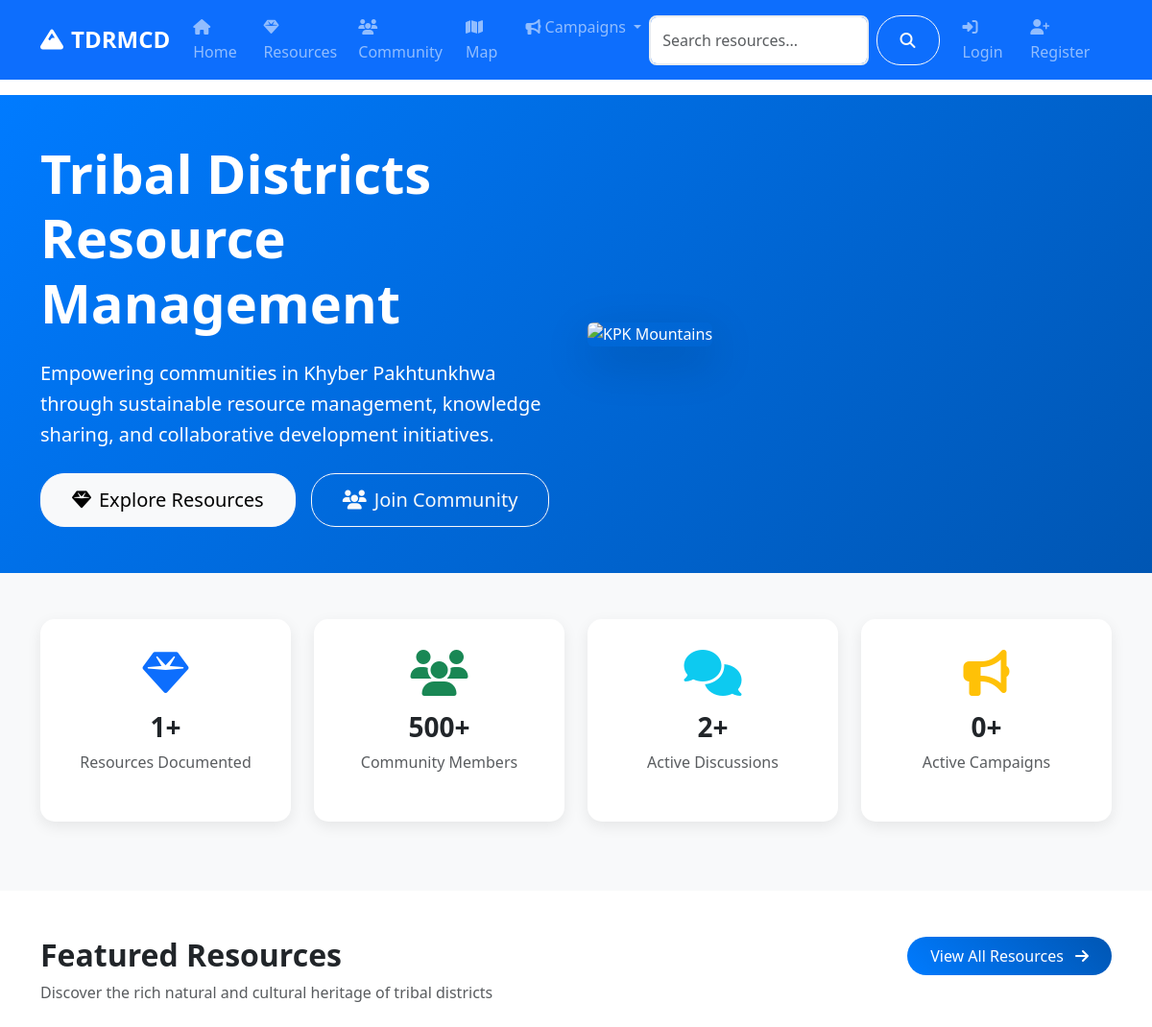
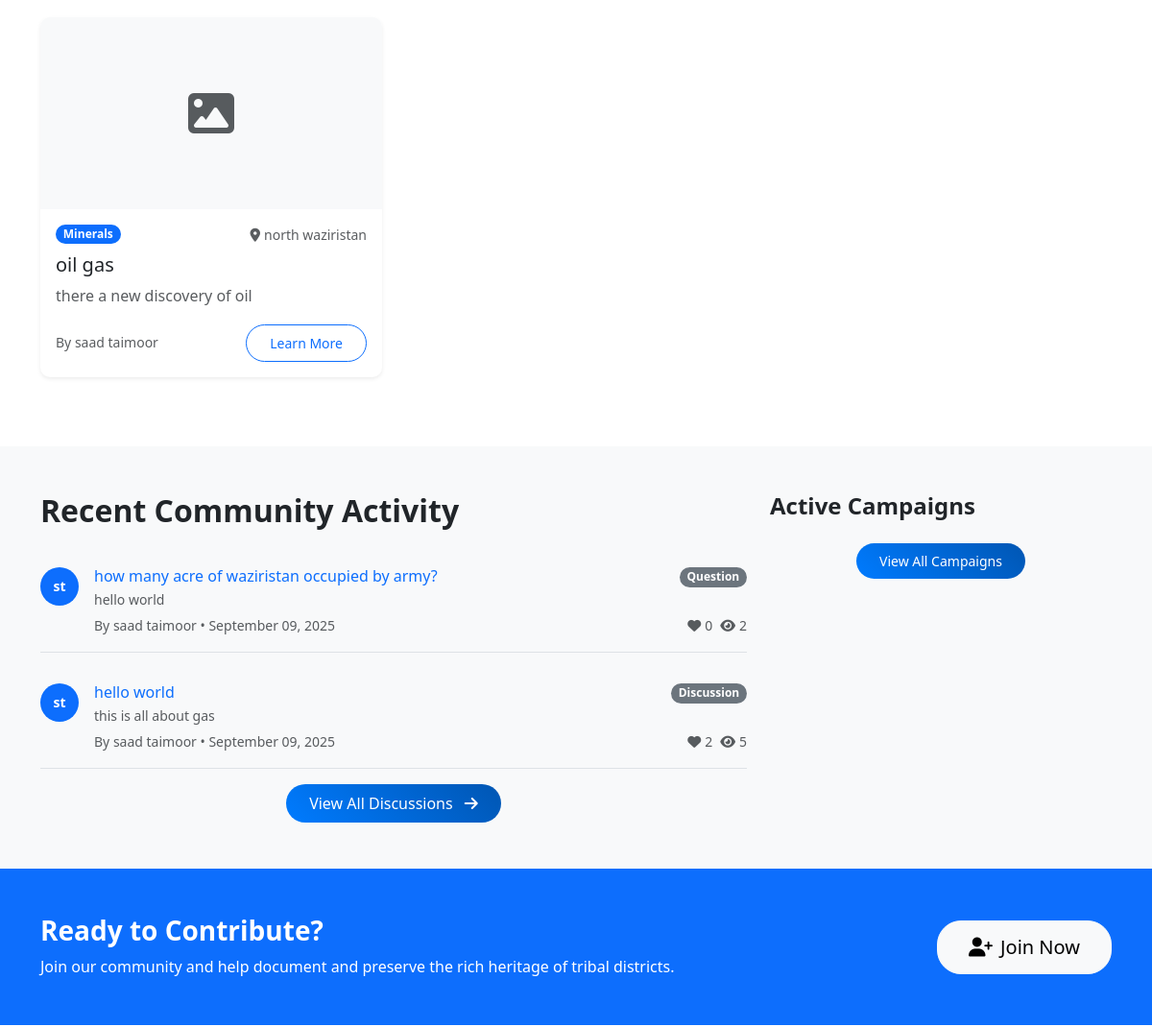
Before: / (upper part) with the older database file (2 pictures, top to bottom).
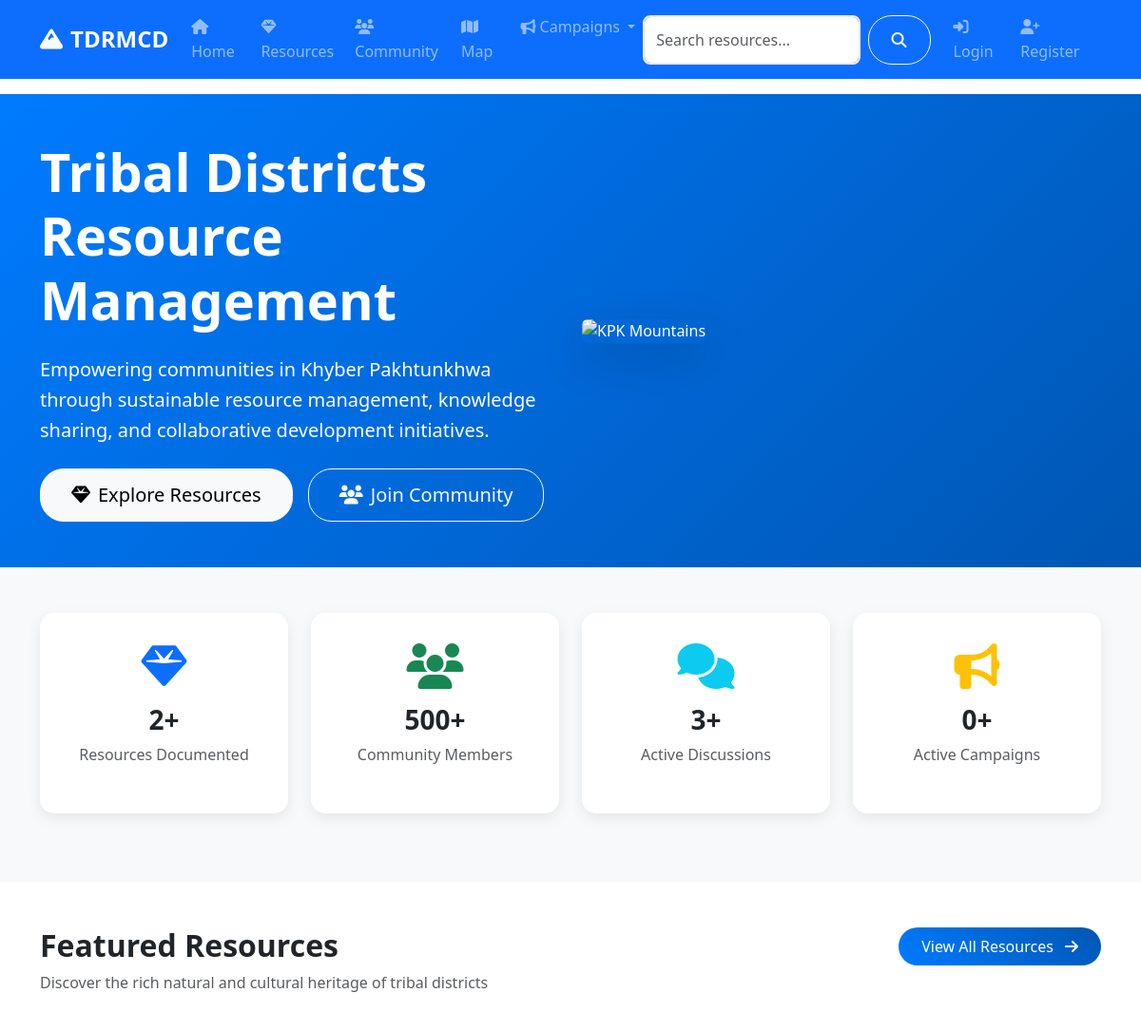
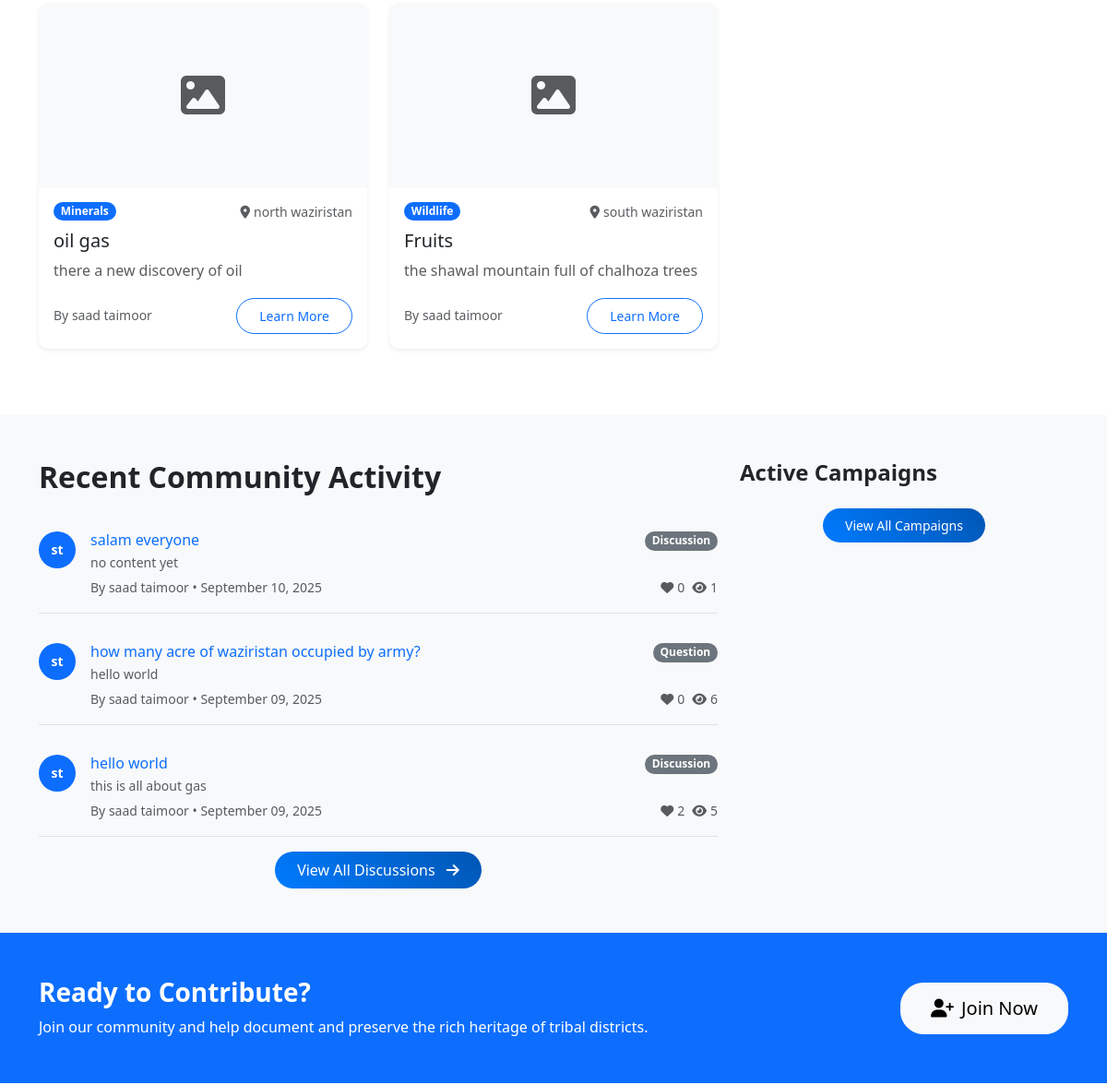
After: the same page with the newer database file (2 pictures, top to bottom).
### models.py (models this page shows, shortened)
class Resource(db.Model):
    id = db.Column(db.Integer, primary_key=True)
    title = db.Column(db.String(200), nullable=False)
    description = db.Column(db.Text, nullable=False)
    category = db.Column(db.String(50), nullable=False)  # minerals, agriculture, wildlife, cultural
    subcategory = db.Column(db.String(50))  # gas, copper, coal, wheat, etc.
    location = db.Column(db.String(200))
    latitude = db.Column(db.Float)
    longitude = db.Column(db.Float)
    economic_value = db.Column(db.String(100))
    sustainability_info = db.Column(db.Text)
    image_url = db.Column(db.String(200))
    status = db.Column(db.String(20), default='active')  # active, inactive, under_review
    author_id = db.Column(db.Integer, db.ForeignKey('user.id'), nullable=False)
    created_at = db.Column(db.DateTime, default=datetime.utcnow)
    updated_at = db.Column(db.DateTime, default=datetime.utcnow, onupdate=datetime.utcnow)

class User(UserMixin, db.Model):
    id = db.Column(db.Integer, primary_key=True)
    username = db.Column(db.String(80), unique=True, nullable=False)
    email = db.Column(db.String(120), unique=True, nullable=False)
    password_hash = db.Column(db.String(120), nullable=False)
    first_name = db.Column(db.String(50), nullable=False)
    last_name = db.Column(db.String(50), nullable=False)
    role = db.Column(db.String(20), default='user')  # user, admin, researcher
    location = db.Column(db.String(100))
    bio = db.Column(db.Text)
    avatar = db.Column(db.String(200), default='default.jpg')
    is_active = db.Column(db.Boolean, default=True)
    created_at = db.Column(db.DateTime, default=datetime.utcnow)
    last_seen = db.Column(db.DateTime, default=datetime.utcnow)
    resources = db.relationship('Resource', backref='author', lazy='dynamic')
    posts = db.relationship('CommunityPost', backref='author', lazy='dynamic')
    chat_messages = db.relationship('ChatMessage', backref='sender', lazy='dynamic')
    file_submissions = db.relationship(
        'FileSubmission',
        foreign_keys='FileSubmission.submitter_id',
        backref='submitter',
        lazy='dynamic'
    )
    reviewed_submissions = db.relationship(
        'FileSubmission',
        foreign_keys='FileSubmission.reviewed_by',
        backref='reviewer_user',
        lazy='dynamic'
    )
    notifications = db.relationship('Notification', backref='user', lazy='dynamic')
    def get_full_name(self):
        return f"{self.first_name} {self.last_name}"

class CommunityPost(db.Model):
    id = db.Column(db.Integer, primary_key=True)
    title = db.Column(db.String(200), nullable=False)
    content = db.Column(db.Text, nullable=False)
    category = db.Column(db.String(50), nullable=False)  # discussion, question, announcement
    tags = db.Column(db.String(200))
    image_url = db.Column(db.String(200))
    likes = db.Column(db.Integer, default=0)
    views = db.Column(db.Integer, default=0)
    author_id = db.Column(db.Integer, db.ForeignKey('user.id'), nullable=False)
    created_at = db.Column(db.DateTime, default=datetime.utcnow)
    updated_at = db.Column(db.DateTime, default=datetime.utcnow, onupdate=datetime.utcnow)
    comments = db.relationship('Comment', backref='post', lazy='dynamic', cascade='all, delete-orphan')
    likes_relation = db.relationship('PostLike', backref='post', lazy='dynamic', cascade='all, delete-orphan')

### routes/main.py (the view)
@main_bp.route('/')
def index():
    featured_resources = Resource.query.filter_by(status='active').limit(6).all()
    recent_posts = CommunityPost.query.order_by(desc(CommunityPost.created_at)).limit(5).all()
    active_campaigns = Campaign.query.filter_by(is_active=True).limit(3).all()
    return render_template('main/index.html',
                         featured_resources=featured_resources,
                         recent_posts=recent_posts,
                         active_campaigns=active_campaigns)

### templates/main/index.html (shortened to what the changed rows need)
{% extends "base.html" %}
{% block content %}
<section class="hero-section bg-primary text-white py-5">
    <div class="container">
        <div class="row align-items-center">
            <div class="col-lg-6">
                <h1 class="display-4 fw-bold mb-4">Tribal Districts Resource Management</h1>
            </div>
        </div>
    </div>
</section>
<section class="py-5 bg-light">
    <div class="container">
        <div class="row text-center">
            <div class="col-md-3 col-6 mb-4">
                <div class="stat-card">
                    <i class="fas fa-gem fa-3x text-primary mb-3"></i>
                    <h3 class="fw-bold">{{ featured_resources|length }}+</h3>
                    <p class="text-muted">Resources Documented</p>
                </div>
            </div>
            <div class="col-md-3 col-6 mb-4">
                <div class="stat-card">
                    <i class="fas fa-comments fa-3x text-info mb-3"></i>
                    <h3 class="fw-bold">{{ recent_posts|length }}+</h3>
                    <p class="text-muted">Active Discussions</p>
                </div>
            </div>
        </div>
    </div>
</section>
<section class="py-5">
    <div class="container">
        <div class="row mb-4">
            <div class="col-md-8">
                <h2 class="fw-bold">Featured Resources</h2>
            </div>
        </div>
        <div class="row">
            {% for resource in featured_resources %}
            <div class="col-lg-4 col-md-6 mb-4">
                <div class="card resource-card h-100 shadow-sm">
                    {% if resource.image_url %}
                    <img src="{{ url_for('static', filename='uploads/' + resource.image_url) }}"
                         class="card-img-top" alt="{{ resource.title }}" style="height: 200px; object-fit: cover;">
                    {% else %}
                    <div class="card-img-top bg-light d-flex align-items-center justify-content-center" style="height: 200px;">
                        <i class="fas fa-image fa-3x text-muted"></i>
                    </div>
                    {% endif %}
                    <div class="card-body">
                        <div class="d-flex justify-content-between align-items-start mb-2">
                            <span class="badge bg-primary">{{ resource.category.title() }}</span>
                            {% if resource.location %}
                            <small class="text-muted">
                                <i class="fas fa-map-marker-alt me-1"></i>{{ resource.location }}
                            </small>
                            {% endif %}
                        </div>
                        <h5 class="card-title">{{ resource.title }}</h5>
                        <p class="card-text text-muted">
                            {{ resource.description[:100] }}{% if resource.description|length > 100 %}...{% endif %}
                        </p>
                        <div class="d-flex justify-content-between align-items-center">
                            <small class="text-muted">
                                By {{ resource.author.get_full_name() }}
                            </small>
                            <a href="{{ url_for('resources.detail', id=resource.id) }}" class="btn btn-sm btn-outline-primary">
                                Learn More
                            </a>
                        </div>
                    </div>
                </div>
            </div>
            {% endfor %}
        </div>
    </div>
</section>
<section class="py-5 bg-light">
    <div class="container">
        <div class="row">
            <div class="col-lg-8">
                <h2 class="fw-bold mb-4">Recent Community Activity</h2>
                <div class="activity-feed">
                    {% for post in recent_posts %}
                    <div class="activity-item border-bottom pb-3 mb-3">
                        <div class="d-flex">
                            <div class="flex-shrink-0">
                                <div class="avatar bg-primary text-white rounded-circle d-flex align-items-center justify-content-center" style="width: 40px; height: 40px;">
                                    {{ post.author.first_name[0] }}{{ post.author.last_name[0] }}
                                </div>
                            </div>
                            <div class="flex-grow-1 ms-3">
                                <div class="d-flex justify-content-between align-items-start">
                                    <div>
                                        <h6 class="mb-1">
                                            <a href="{{ url_for('community.post_detail', id=post.id) }}" class="text-decoration-none">
                                                {{ post.title }}
                                            </a>
                                        </h6>
                                        <p class="mb-1 text-muted small">
                                            {{ post.content[:100] }}{% if post.content|length > 100 %}...{% endif %}
                                        </p>
                                    </div>
                                    <span class="badge bg-secondary">{{ post.category.title() }}</span>
                                </div>
                                <div class="d-flex justify-content-between align-items-center">
                                    <small class="text-muted">
                                        By {{ post.author.get_full_name() }} • {{ post.created_at.strftime('%B %d, %Y') }}
                                    </small>
                                    <div class="d-flex gap-2">
                                        <small class="text-muted">
                                            <i class="fas fa-heart me-1"></i>{{ post.likes }}
                                        </small>
                                        <small class="text-muted">
                                            <i class="fas fa-eye me-1"></i>{{ post.views }}
                                        </small>
                                    </div>
                                </div>
                            </div>
                        </div>
                    </div>
                    {% endfor %}
                </div>
            </div>
        </div>
    </div>
</section>
{% endblock %}

Changed rows visible on the page:
added Resource: category "Wildlife", location "south waziristan", title "Fruits", description "the shawal mountain full of chalhoza trees", author.get_full_name "saad taimoor"
added CommunityPost: author "s", author "t", title "salam everyone", content "no content yet", category "Discussion", author.get_full_name "saad taimoor", created_at "September 10, 2025", likes "0", views "1"
changed CommunityPost "how many acre of waziristan occupied by army?": views "2" → "6"
Other visible differences:
{{ featured_resources|length }}: "1" → "2"
{{ recent_posts|length }}: "2" → "3"
